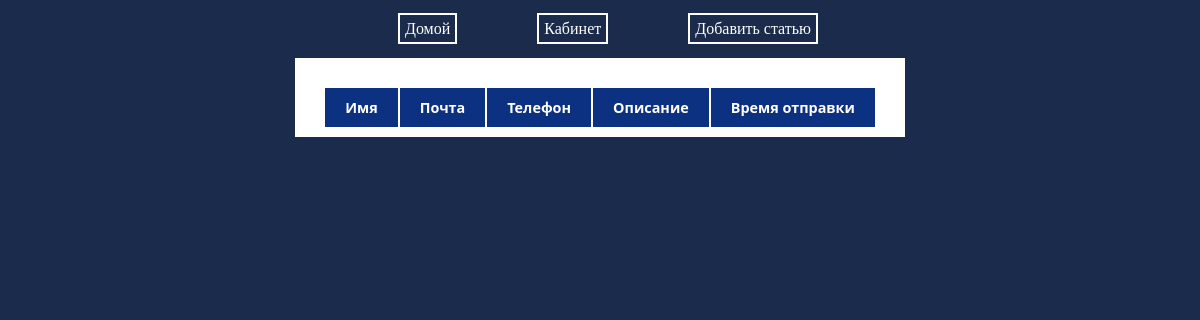
Page /consultingview/ (signed in) on the earlier database version.
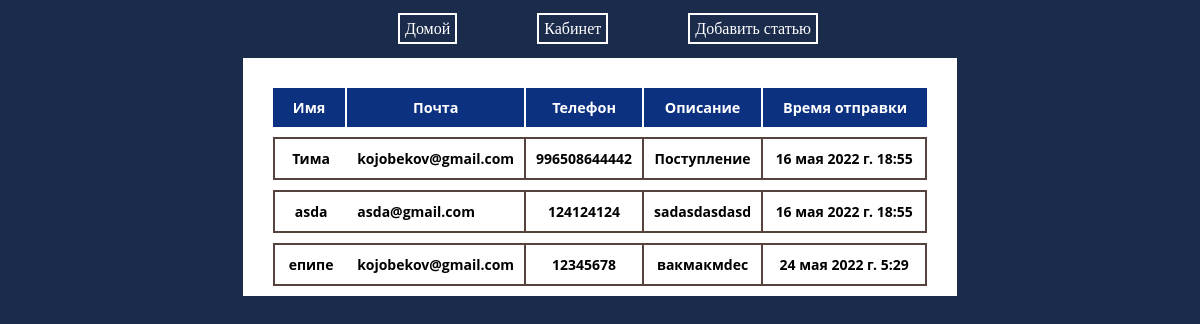
Same page on the later database version.
### main/models.py (models this page shows, shortened)
class Consulting(models.Model):
    name = models.CharField("Имя",max_length=255)
    email = models.EmailField("Почта")
    phone = models.IntegerField("Номер")
    text = models.TextField("Описание")
    date = models.DateTimeField("Время",auto_now_add=True,null=True,blank=True)
    answer = models.BooleanField('Ответ',default=False)
    class Meta:
        verbose_name = "Консультация"
        verbose_name_plural = "Консультации"

### main/views.py (the view)
# urls.py: path("consultingview/",ConsListView.as_view(), name= 'consultingview'),
class ConsListView(LoginRequiredMixin,ListView):
    model = Consulting
    template_name = 'main/consultingview.html'
    context_object_name = 'conslist'
    raise_exception = True

### main/templates/main/consultingview.html (shortened to what this page needs)
<!DOCTYPE html>
{% load static %}
<html lang="en">
<head>
    <link rel="stylesheet" href="{% static 'main/css/list.css' %}">
</head>
<body>
    <div class="menu">
    <span><a href="{% url 'homepage' %}">Домой</a></span><span><a href="{% url 'profile' %}">Кабинет</a></span><span><a href="{% url 'createnews' %}">Добавить статью</a></span>
    </div>
    <table>
        <tr>
            <th>Имя</th>
            <th>Почта</th>
            <th>Телефон</th>
            <th>Описание</th>
            <th>Время отправки</th>
        </tr>
        {% for cons in conslist %}
        <tr>
            <td>{{ cons.name }}</td>
            <td>{{ cons.email }}</td>
            <td>{{ cons.phone }}</td>
            <td>{{ cons.text }}</td>
            <td>{{ cons.date }}</td>
        </tr>
        {% endfor %}
    </table>
</body>
</html>

Differences in the rows shown:
added Consulting: name "Тима", email "kojobekov@gmail.com", phone "996508644442", text "Поступление", date "16 мая 2022 г. 18:55"
added Consulting: name "asda", email "asda@gmail.com", phone "124124124", text "sadasdasdasd", date "16 мая 2022 г. 18:55"
added Consulting: name "епипе", email "kojobekov@gmail.com", phone "12345678", text "вакмакмdec", date "24 мая 2022 г. 5:29"
